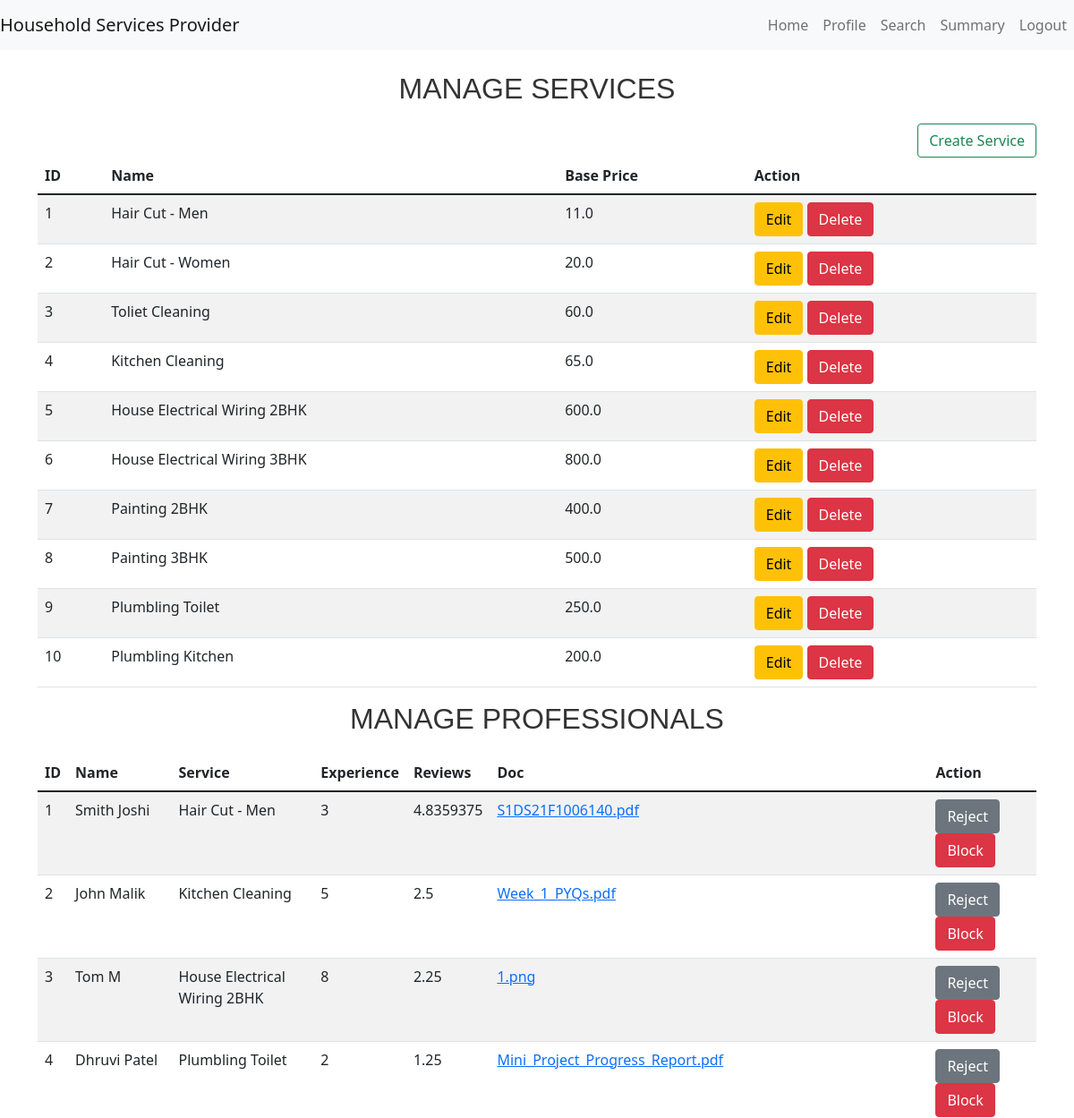
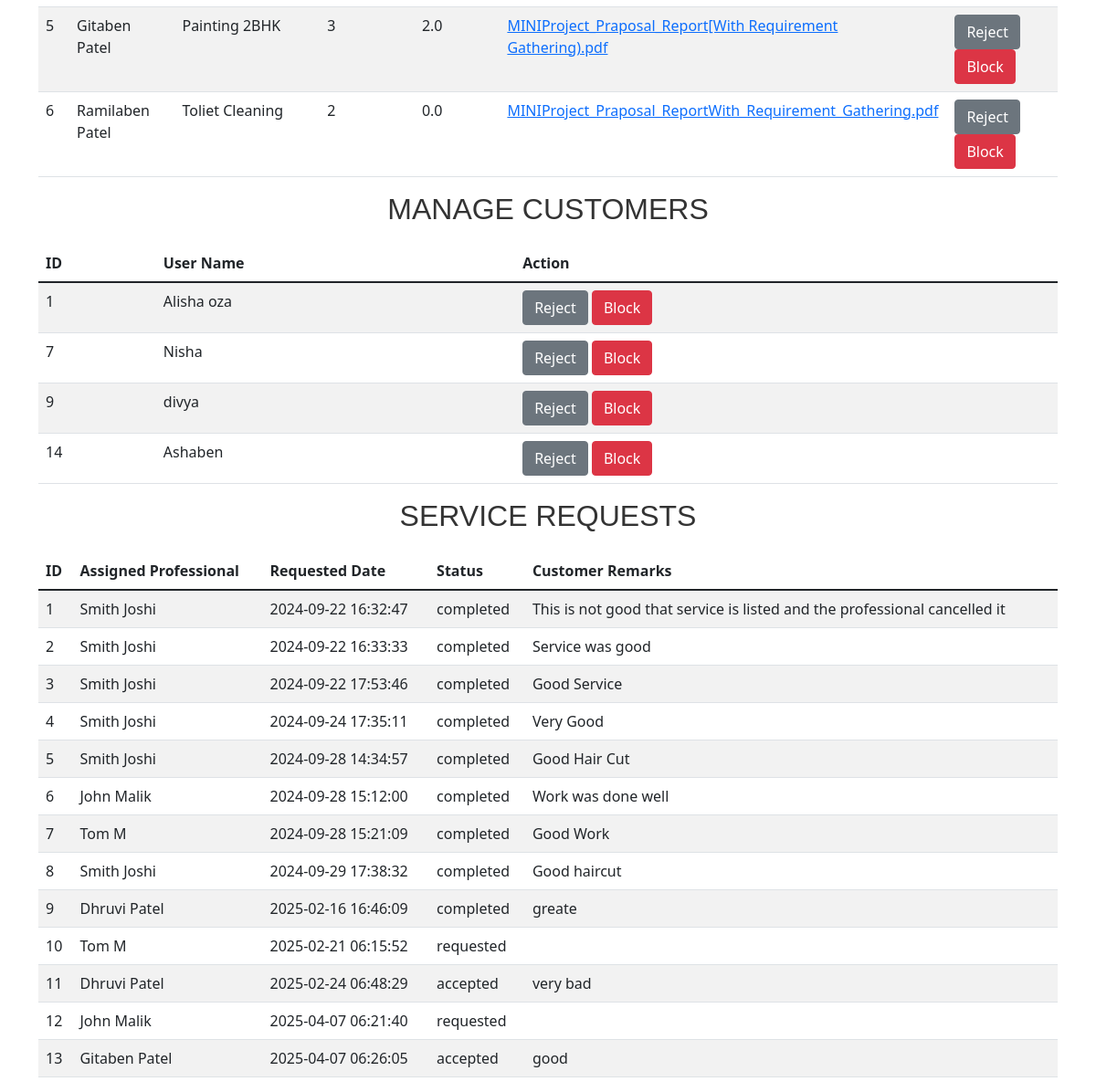
Screenshot of /admin/dashboard (signed in) with the database file from the repository (2 pictures, top to bottom).
### models.py (models this page shows, shortened)
class Service(db.Model):
    __tablename__ = 'services'
    id = db.Column(db.Integer, primary_key=True)
    name = db.Column(db.String(100), nullable=False)
    price = db.Column(db.Float, nullable=False)
    description = db.Column(db.String(200))
    service_type = db.Column(db.String(50))

class ProfessionalProfile(db.Model):
    __tablename__ = 'professional_profiles'
    id = db.Column(db.Integer, primary_key=True)
    user_id = db.Column(db.Integer, db.ForeignKey('users.id'))
    full_name = db.Column(db.String(100), nullable=False)
    service_type = db.Column(db.String(100), nullable=False)
    experience = db.Column(db.String(100), nullable=False)
    filename = db.Column(db.String(120), nullable=False)
    uploaded_at = db.Column(db.DateTime, default=db.func.current_timestamp())
    address = db.Column(db.String(200),nullable=False)
    pin_code = db.Column(db.String(6), nullable=False)
    reviews = db.Column(db.Float, default=0)

class User(db.Model):
    __tablename__ = 'users'
    id = db.Column(db.Integer, primary_key=True)
    username = db.Column(db.String(100), nullable=False, unique=True)
    password = db.Column(db.String(200), nullable=False)
    role = db.Column(db.String(20), nullable=False)  # Admin, Professional, Customer
    date_created = db.Column(db.DateTime, default=db.func.current_timestamp())
    approve = db.Column(db.Boolean, default=False)
    blocked = db.Column(db.Boolean, default=True)

class ServiceRequest(db.Model):
    __tablename__ = 'service_requests'
    id = db.Column(db.Integer, primary_key=True)
    service_id = db.Column(db.Integer, db.ForeignKey('services.id'))
    customer_id = db.Column(db.Integer, db.ForeignKey('users.id'))
    professional_id = db.Column(db.Integer, db.ForeignKey('users.id'), nullable=True)
    date_of_request = db.Column(db.DateTime, default=db.func.current_timestamp())
    date_of_accept_reject = db.Column(db.DateTime, nullable=True)
    date_of_completion = db.Column(db.DateTime, nullable=True)
    service_status = db.Column(db.String(20))  # requested, accepted, rejected , completed
    remarks = db.Column(db.String(200))

### app.py (the view)
@app.route('/admin/dashboard')
def admin_dashboard():
    if 'admin_user_id' in session:
        user_dict={}
        prof_dict ={}
        service_type={}
        services = Service.query.all()
        professional_profile = ProfessionalProfile.query.all()
        for profile in professional_profile:
            user_dict[profile.user_id] = User.query.filter_by(id=profile.user_id).first()
            service_type[profile.user_id] = Service.query.filter_by(id=profile.service_type).first()
            prof_dict[profile.user_id] = profile
        service_requests = ServiceRequest.query.all()
        users = db.session.query(User.id,User.username,User.approve,User.blocked).filter(User.role=='customer').all()
        return render_template('admin_dashboard.html', services=services, professional_profile=professional_profile, customer_profile=customer_profile, service_requests=service_requests,user_dict=user_dict,service_type=service_type,prof_dict=prof_dict,users=users)
    return redirect(url_for('admin_login'))

### app.py (called while the page is built)
@app.before_request
def create_tables():
    global first_request
    if first_request:
        db.create_all()
        first_request = False

### templates/admin_dashboard.html (shortened to what this page needs)
{% extends "base.html" %}
{% block content %}
<div class="row">
    <div class="col-md-12">
        <h3>Manage Services</h3>
        <div class="d-flex justify-content-end">
            <a href="{{ url_for('create_services') }}"  class="btn btn-outline-success">Create Service</a>
        </div>
        <table class="table table-striped">
            <thead>
                <tr>
                    <th>ID</th>
                    <th>Name</th>
                    <th>Base Price</th>
                    <th>Action</th>
                </tr>
            </thead>
            <tbody>
                {% for service in services %}
                <tr>
                    <td>{{ service.id }}</td>
                    <td>{{ service.name }}</td>
                    <td>{{ service.price }}</td>
                    <td>
                        <a href="/admin/services/update_service/{{ service.id }}" class="btn btn-warning">Edit</a>
                        <a href="/admin/services/delete_service/{{ service.id }}" class="btn btn-danger">Delete</a>
                    </td>
                </tr>
                {% endfor %}
            </tbody>
        </table>
        <h3>Manage Professionals</h3>
        <table class="table table-striped">
            <thead>
                <tr>
                    <th>ID</th>
                    <th>Name</th>
                    <th>Service</th>
                    <th>Experience</th>
                    <th>Reviews</th>
                    <th>Doc</th>
                    <th>Action</th>
                </tr>
            </thead>
            <tbody>
                {% for professional in professional_profile %}
                <tr>
                    <td>{{ professional.id }}</td>
                    <td>{{ professional.full_name }}</td>
                    <td>{{ service_type[professional.user_id].name }}</td>
                    <td>{{ professional.experience }}</td>
                    <td>{{ professional.reviews }}</td>
                    <td><a href="/download/{{ professional.filename }}"  >{{ professional.filename }}</a></td>
                    <td>
                        <a href="/admin/manage_user/{{ professional.user_id }}/approve/{{user_dict[professional.user_id].approve}}" class="btn {{ 'btn-secondary' if user_dict[professional.user_id].approve else 'btn-success' }}">{{ 'Reject' if user_dict[professional.user_id].approve else 'Approve' }}</a>
                        <a href="/admin/manage_user/{{ professional.user_id }}/blocked/{{user_dict[professional.user_id].blocked}}" class="btn {{ 'btn-success' if user_dict[professional.user_id].blocked else 'btn-danger' }}">{{ 'Unblock' if user_dict[professional.user_id].blocked else 'Block' }}</a>
                    </td>
                </tr>
                {% endfor %}
            </tbody>
        </table>
        <h3>Manage Customers</h3>
        <table class="table table-striped">
            <thead>
                <tr>
                    <th>ID</th>
                    <th>User Name</th>
                    <th>Action</th>
                </tr>
            </thead>
            <tbody>
                {% for user in users %}
                <tr>
                    <td>{{ user[0] }}</td>
                    <td>{{ user[1] }}</td>
                    <td>
                        <a href="/admin/manage_user/{{ user[0] }}/approve/{{user[2]}}" class="btn {{ 'btn-secondary' if user[2] else 'btn-success' }}">{{ 'Reject' if user[2] else 'Approve' }}</a>
                        <a href="/admin/manage_user/{{ user[0] }}/blocked/{{user[3]}}" class="btn {{ 'btn-success' if user[3] else 'btn-danger' }}">{{ 'Unblock' if user[3] else 'Block' }}</a>
                    </td>
                </tr>
                {% endfor %}
            </tbody>
        </table>
        <h3>Service Requests</h3>
        <table class="table table-striped">
            <thead>
                <tr>
                    <th>ID</th>
                    <th>Assigned Professional</th>
                    <th>Requested Date</th>
                    <th>Status</th>
                    <th>Customer Remarks</th>
                </tr>
            </thead>
            <tbody>
                {% for service_request in service_requests%}
                <tr>
                    <td>{{ service_request.id }}</td>
                    <td>{{ prof_dict[service_request.professional_id].full_name}}</td>
                    <td>{{ service_request.date_of_request}}</td>
                    <td>{{ service_request.service_status}}</td>
                    <td>{{ service_request.remarks if service_request.remarks else ""}}</td>
                </tr>
                {% endfor %}
            </tbody>
        </table>
    </div>
</div>
{% endblock %}

### templates/base.html (shortened to what this page needs)
<!DOCTYPE html>
<html lang="en">
<head>
    <link href="https://cdn.jsdelivr.net/npm/bootstrap@5.1.3/dist/css/bootstrap.min.css" rel="stylesheet">
    <link rel="stylesheet" href="{{ url_for('static', filename='styles/styles.css') }}">
</head>
<body>
    <nav class="navbar navbar-expand-lg navbar-light bg-light">
        <a class="navbar-brand" href="/">Household Services Provider</a>
        <div class="collapse navbar-collapse" id="navbarNav">
            <ul class="navbar-nav ms-auto">
                <li class="nav-item">
                    <a class="nav-link" href="{{ url_for(session['role'] + '_dashboard') }}">Home</a>
                </li>
                <li class="nav-item">
                    <a class="nav-link" href="{{ url_for(session['role'] + '_profile') }}">Profile</a>
                </li>
                <li class="nav-item">
                    <a class="nav-link" href="{{ url_for(session['role'] + '_search') }}">Search</a>
                </li>
                <li class="nav-item">
                    <a class="nav-link" href="{{ url_for(session['role'] + '_summary') }}">Summary</a>
                </li>
                <li class="nav-item">
                    <a class="nav-link" href="{{ url_for('logout') }}">Logout</a>
                </li>
            </ul>
        </div>
    </nav>
    <div class="container mt-4">
        {% block content %} {% endblock %}
    </div>
</body>
</html>

### static/styles/styles.css (style rules this page uses)
h3 { font-family: 'Arial', sans-serif; font-size: 32px; color: #333; text-align: center; margin-bottom: 20px; text-transform: uppercase; }

### rows the page displays
Service: id "1", name "Hair Cut - Men", price "11.0"
Service: id "2", name "Hair Cut - Women", price "20.0"
Service: id "3", name "Toliet Cleaning", price "60.0"
Service: id "4", name "Kitchen Cleaning", price "65.0"
Service: id "5", name "House Electrical Wiring 2BHK", price "600.0"
Service: id "6", name "House Electrical Wiring 3BHK", price "800.0"
Service: id "7", name "Painting 2BHK", price "400.0"
Service: id "8", name "Painting 3BHK", price "500.0"
Service: id "9", name "Plumbling Toilet", price "250.0"
Service: id "10", name "Plumbling Kitchen", price "200.0"
ProfessionalProfile: id "1", full_name "Smith Joshi", experience "3", reviews "4.8359375", filename "S1DS21F1006140.pdf"
User: approve "Reject", blocked "Block"
ProfessionalProfile: id "2", full_name "John Malik", experience "5", reviews "2.5", filename "Week_1_PYQs.pdf"
User: approve "Reject", blocked "Block"
ProfessionalProfile: id "3", full_name "Tom M", experience "8", reviews "2.25", filename "1.png"
User: approve "Reject", blocked "Block", id "7", username "Nisha"
ProfessionalProfile: id "4", full_name "Dhruvi Patel", experience "2", reviews "1.25", filename "Mini_Project_Progress_Report.pdf"
User: approve "Reject", blocked "Block"
ProfessionalProfile: id "5", full_name "Gitaben Patel", experience "3", reviews "2.0", filename "MINIProject_Praposal_Report[With Requirement Gathering).pdf"
User: approve "Reject", blocked "Block"
ProfessionalProfile: id "6", full_name "Ramilaben Patel", experience "2", reviews "0.0", filename "MINIProject_Praposal_ReportWith_Requirement_Gathering.pdf"
User: approve "Reject", blocked "Block"
User: id "1", username "Alisha oza", approve "Reject", blocked "Block"
User: id "9", username "divya", approve "Reject", blocked "Block"
User: id "14", username "Ashaben", approve "Reject", blocked "Block"
ServiceRequest: id "1", date_of_request "2024-09-22 16:32:47", service_status "completed", remarks "This is not good that service is listed and the professional cancelled it"
ServiceRequest: id "2", date_of_request "2024-09-22 16:33:33", service_status "completed", remarks "Service was good"
ServiceRequest: id "3", date_of_request "2024-09-22 17:53:46", service_status "completed", remarks "Good Service"
ServiceRequest: id "4", date_of_request "2024-09-24 17:35:11", service_status "completed", remarks "Very Good"
ServiceRequest: id "5", date_of_request "2024-09-28 14:34:57", service_status "completed", remarks "Good Hair Cut"
ServiceRequest: id "6", date_of_request "2024-09-28 15:12:00", service_status "completed", remarks "Work was done well"
ServiceRequest: id "7", date_of_request "2024-09-28 15:21:09", service_status "completed", remarks "Good Work"
ServiceRequest: id "8", date_of_request "2024-09-29 17:38:32", service_status "completed", remarks "Good haircut"
ServiceRequest: id "9", date_of_request "2025-02-16 16:46:09", service_status "completed", remarks "greate"
ServiceRequest: id "10", date_of_request "2025-02-21 06:15:52", service_status "requested"
ServiceRequest: id "11", date_of_request "2025-02-24 06:48:29", service_status "accepted", remarks "very bad"
ServiceRequest: id "12", date_of_request "2025-04-07 06:21:40", service_status "requested"
ServiceRequest: id "13", date_of_request "2025-04-07 06:26:05", service_status "accepted", remarks "good"
